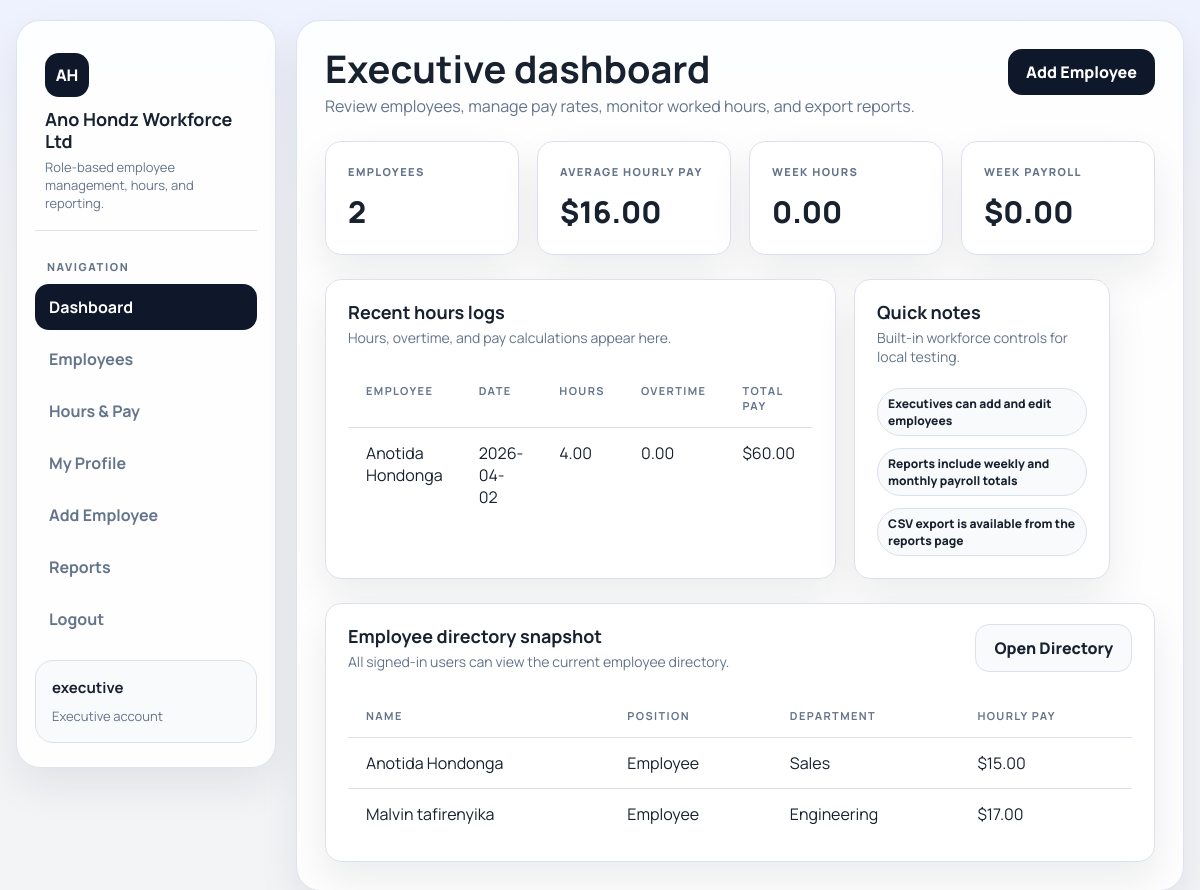
The app's page /dashboard (signed in) with its own data.
### tables this page shows
CREATE TABLE users (
            id INTEGER PRIMARY KEY AUTOINCREMENT,
            username TEXT NOT NULL UNIQUE,
            password_hash TEXT NOT NULL,
            role TEXT NOT NULL CHECK(role IN ('executive', 'employee')),
            employee_id INTEGER UNIQUE,
            created_at TEXT NOT NULL DEFAULT CURRENT_TIMESTAMP,
            FOREIGN KEY (employee_id) REFERENCES employees(id)
        );

CREATE TABLE hours_logs (
            id INTEGER PRIMARY KEY AUTOINCREMENT,
            employee_id INTEGER NOT NULL,
            work_date TEXT NOT NULL,
            hours_worked REAL NOT NULL CHECK(hours_worked >= 0),
            notes TEXT NOT NULL DEFAULT '',
            created_at TEXT NOT NULL DEFAULT CURRENT_TIMESTAMP,
            UNIQUE(employee_id, work_date),
            FOREIGN KEY (employee_id) REFERENCES employees(id)
        );

CREATE TABLE employees (
            id INTEGER PRIMARY KEY,
            first_name TEXT NOT NULL,
            last_name TEXT NOT NULL,
            salary REAL NOT NULL,
            email TEXT NOT NULL UNIQUE
        , dept_id INTEGER REFERENCES departments(dept_id), job_title TEXT, overtime_rate REAL NOT NULL DEFAULT 1.5, schedule TEXT NOT NULL DEFAULT 'Mon-Fri 9:00 AM - 5:00 PM', address TEXT NOT NULL DEFAULT '', phone TEXT NOT NULL DEFAULT '');

CREATE TABLE departments (
            dept_id INTEGER PRIMARY KEY,
            dept_name TEXT NOT NULL UNIQUE
        );

### ems_app/employees.py (the view, shortened to what this page needs)
@bp.route("/dashboard")
@login_required
def dashboard():
    db = get_db()
    employees = fetch_employees(limit=8)
    if g.user["role"] == "executive":
        week_start = date.today() - timedelta(days=date.today().weekday())
        week_logs = fetch_hours_logs()
        week_total_hours = sum(log["hours_worked"] for log in week_logs if log["work_date"] >= week_start.isoformat())
        week_total_pay = sum(log["total_pay"] for log in week_logs if log["work_date"] >= week_start.isoformat())
        stats = {
            "employee_count": db.execute("SELECT COUNT(*) AS count FROM employees").fetchone()["count"],
            "average_rate": db.execute("SELECT COALESCE(AVG(salary), 0) AS average_rate FROM employees").fetchone()["average_rate"],
            "week_total_hours": week_total_hours,
            "week_total_pay": week_total_pay,
        }
        recent_logs = fetch_hours_logs(limit=6)
        return render_template(
            "dashboard.html",
            active_page="dashboard",
            stats=stats,
            employees=employees,
            recent_logs=recent_logs,
            my_profile=None,
            my_summary=None,
        )

### ems_app/auth.py (called while the page is built)
def login_required(view):
    @wraps(view)
    def wrapped_view(*args, **kwargs):
        if g.user is None:
            return redirect(url_for("auth.login", next=request.full_path.rstrip("?")))
        return view(*args, **kwargs)
    return wrapped_view

@bp.before_app_request
def load_logged_in_user():
    user_id = session.get("user_id")
    if user_id is None:
        g.user = None
        return
    db = get_db()
    g.user = db.execute(
        """
        SELECT
            u.id,
            u.username,
            u.role,
            u.employee_id,
            e.first_name,
            e.last_name,
            e.email,
            e.job_title,
            e.salary,
            e.overtime_rate,
            e.schedule,
            e.address,
            e.phone,
            d.dept_name AS department_name
        FROM users u
        LEFT JOIN employees e ON e.id = u.employee_id
        LEFT JOIN departments d ON d.dept_id = e.dept_id
        WHERE u.id = ?
        """,
        (user_id,),
    ).fetchone()

### ems_app/db.py (called while the page is built)
def get_db():
    if "db" not in g:
        g.db = sqlite3.connect(current_app.config["DATABASE"])
        g.db.row_factory = sqlite3.Row
        g.db.execute("PRAGMA foreign_keys = ON")
    return g.db

### ems_app/employees.py (called while the page is built, shortened)
def calculate_pay(hours_worked, hourly_rate, overtime_rate):
    regular_hours = min(hours_worked, 8)
    overtime_hours = max(hours_worked - 8, 0)
    total_pay = (regular_hours * hourly_rate) + (overtime_hours * hourly_rate * overtime_rate)
    return regular_hours, overtime_hours, total_pay

def fetch_employees(search="", department_id=None, limit=None):
    db = get_db()
    query = """
        SELECT
            e.id,
            e.first_name,
            e.last_name,
            e.email,
            e.job_title,
            e.salary,
            e.overtime_rate,
            e.schedule,
            e.dept_id,
            d.dept_name AS department_name
        FROM employees e
        LEFT JOIN departments d ON d.dept_id = e.dept_id
        WHERE 1 = 1
    """
    params = []
    if department_id:
        query += " AND e.dept_id = ?"
        params.append(department_id)
    query += " ORDER BY e.last_name, e.first_name"
    if limit:
        query += " LIMIT ?"
        params.append(limit)
    return db.execute(query, params).fetchall()

### templates/dashboard.html (shortened to what this page needs)
{% extends "base.html" %}
{% block content %}
<div class="page-header">
  <div>
    <h2>{% if g.user['role'] == 'executive' %}Executive dashboard{% else %}Employee dashboard{% endif %}</h2>
    <p>
      {% if g.user['role'] == 'executive' %}
        Review employees, manage pay rates, monitor worked hours, and export reports.
      {% else %}
        Review your schedule, logged hours, pay totals, and the employee directory.
      {% endif %}
    </p>
  </div>
  {% if g.user['role'] == 'executive' %}
    <a href="{{ url_for('employees.add_employee') }}" class="btn btn-primary">Add Employee</a>
  {% else %}
    <a href="{{ url_for('employees.hours') }}" class="btn btn-primary">Log Hours</a>
  {% endif %}
</div>
{% if g.user['role'] == 'executive' %}
  <div class="grid stats-grid">
    <div class="card stat-card">
      <div class="stat-label">Employees</div>
      <div class="stat-value">{{ stats.employee_count }}</div>
    </div>
    <div class="card stat-card">
      <div class="stat-label">Average Hourly Pay</div>
      <div class="stat-value">{{ stats.average_rate|currency }}</div>
    </div>
    <div class="card stat-card">
      <div class="stat-label">Week Hours</div>
      <div class="stat-value">{{ stats.week_total_hours|hours }}</div>
    </div>
    <div class="card stat-card">
      <div class="stat-label">Week Payroll</div>
      <div class="stat-value">{{ stats.week_total_pay|currency }}</div>
    </div>
  </div>
{% endif %}
<div class="split">
  <section class="card">
    <div class="panel-head">
      <div>
        <h3>{% if g.user['role'] == 'executive' %}Recent hours logs{% else %}Your recent hours logs{% endif %}</h3>
        <p>Hours, overtime, and pay calculations appear here.</p>
      </div>
    </div>
    <div class="panel-body">
      {% if recent_logs %}
        <div class="table-wrap">
          <table>
            <thead>
              <tr>
                {% if g.user['role'] == 'executive' %}<th>Employee</th>{% endif %}
                <th>Date</th>
                <th>Hours</th>
                <th>Overtime</th>
                <th>Total Pay</th>
              </tr>
            </thead>
            <tbody>
              {% for log in recent_logs %}
                <tr>
                  {% if g.user['role'] == 'executive' %}
                    <td>{{ log.first_name }} {{ log.last_name }}</td>
                  {% endif %}
                  <td>{{ log.work_date }}</td>
                  <td>{{ log.hours_worked|hours }}</td>
                  <td>{{ log.overtime_hours|hours }}</td>
                  <td>{{ log.total_pay|currency }}</td>
                </tr>
              {% endfor %}
            </tbody>
          </table>
        </div>
      {% else %}
        <p class="empty">No hours logged yet.</p>
      {% endif %}
    </div>
  </section>
  <section class="card">
    <div class="panel-head">
      <div>
        <h3>{% if g.user['role'] == 'executive' %}Quick notes{% else %}My schedule{% endif %}</h3>
        <p>{% if g.user['role'] == 'executive' %}Built-in workforce controls for local testing.{% else %}Your assigned working schedule and profile snapshot.{% endif %}</p>
      </div>
    </div>
    <div class="panel-body">
      {% if g.user['role'] == 'executive' %}
        <div class="grid" style="gap:12px;">
          <span class="badge">Executives can add and edit employees</span>
          <span class="badge">Reports include weekly and monthly payroll totals</span>
          <span class="badge">CSV export is available from the reports page</span>
        </div>
      {% else %}
        <p class="empty">Your account is not linked to an employee profile yet.</p>
      {% endif %}
    </div>
  </section>
</div>
<section class="card">
  <div class="panel-head">
    <div>
      <h3>Employee directory snapshot</h3>
      <p>All signed-in users can view the current employee directory.</p>
    </div>
    <a href="{{ url_for('employees.employee_directory') }}" class="btn btn-secondary">Open Directory</a>
  </div>
  <div class="panel-body">
    {% if employees %}
      <div class="table-wrap">
        <table>
          <thead>
            <tr><th>Name</th><th>Position</th><th>Department</th><th>Hourly Pay</th></tr>
          </thead>
          <tbody>
            {% for employee in employees %}
              <tr>
                <td>{{ employee.first_name }} {{ employee.last_name }}</td>
                <td>{{ employee.job_title }}</td>
                <td>{{ employee.department_name or 'Unassigned' }}</td>
                <td>{{ employee.salary|currency }}</td>
              </tr>
            {% endfor %}
          </tbody>
        </table>
      </div>
    {% else %}
      <p class="empty">No employees have been added yet.</p>
    {% endif %}
  </div>
</section>
{% endblock %}

### templates/base.html (shortened to what this page needs)
<!DOCTYPE html>
<html lang="en">
<head>
</head>
<body>
  <div class="shell">
    <aside>
      <div class="brand">
        <div class="brand-mark">AH</div>
        <h1>Ano Hondz Workforce Ltd</h1>
        <p>Role-based employee management, hours, and reporting.</p>
      </div>
      <div class="nav-label">Navigation</div>
      <nav>
        {% if g.user %}
          <a href="{{ url_for('employees.dashboard') }}" class="nav-link{% if active_page == 'dashboard' %} active{% endif %}">Dashboard</a>
          <a href="{{ url_for('employees.employee_directory') }}" class="nav-link{% if active_page == 'employees' %} active{% endif %}">Employees</a>
          <a href="{{ url_for('employees.hours') }}" class="nav-link{% if active_page == 'hours' %} active{% endif %}">Hours & Pay</a>
          <a href="{{ url_for('employees.profile') }}" class="nav-link{% if active_page == 'profile' %} active{% endif %}">My Profile</a>
          {% if g.user['role'] == 'executive' %}
            <a href="{{ url_for('employees.add_employee') }}" class="nav-link{% if active_page == 'add-employee' %} active{% endif %}">Add Employee</a>
            <a href="{{ url_for('reports.index') }}" class="nav-link{% if active_page == 'reports' %} active{% endif %}">Reports</a>
          {% endif %}
          <a href="{{ url_for('auth.logout') }}" class="nav-link">Logout</a>
        {% endif %}
      </nav>
      {% if g.user %}
        <div class="user-card">
          <strong>{{ g.user['username'] }}</strong>
          <span>{{ g.user['role'].title() }} account</span>
        </div>
      {% endif %}
    </aside>
    <main>
      {% block content %}{% endblock %}
    </main>
  </div>
</body>
</html>

### templates/base.html (style rules this page uses)
* { box-sizing: border-box; margin: 0; padding: 0; }
:root { --bg: #f3f4f6; --panel: #ffffff; --surface: #f8fafc; --border: #dbe1ea; --text: #18212f; --muted: #64748b; --accent: #0f172a; --accent-soft: #e2e8f0; --success: #0f9d58; --danger: #d93025; --radius: 16px; --shadow: 0 18px 40px rgba(15, 23, 42, 0.08); }
body { background: linear-gradient(180deg, #eef2ff 0%, var(--bg) 30%); color: var(--text); font-family: "Manrope", "Segoe UI", sans-serif; min-height: 100vh; }
.shell { width: min(1240px, calc(100% - 32px)); margin: 20px auto; display: grid; grid-template-columns: 260px 1fr; gap: 20px; }
aside, main { background: rgba(255,255,255,0.88); backdrop-filter: blur(10px); border: 1px solid rgba(219, 225, 234, 0.9); border-radius: 24px; box-shadow: var(--shadow); }
aside { padding: 24px 18px; position: sticky; top: 20px; height: fit-content; }
main { padding: 28px; display: flex; flex-direction: column; gap: 24px; }
.brand { padding: 8px 10px 18px; border-bottom: 1px solid var(--border); margin-bottom: 18px; }
.brand-mark { width: 44px; height: 44px; border-radius: 14px; background: var(--accent); color: #fff; display: grid; place-items: center; font-weight: 800; margin-bottom: 12px; }
.brand h1 { font-size: 18px; line-height: 1.2; }
.brand p { font-size: 13px; color: var(--muted); margin-top: 6px; }
.nav-label { font-size: 11px; font-weight: 800; letter-spacing: 1.6px; color: var(--muted); text-transform: uppercase; padding: 10px 12px; }
nav { display: flex; flex-direction: column; gap: 6px; }
.nav-link { text-decoration: none; color: var(--muted); padding: 12px 14px; border-radius: 14px; font-weight: 700; transition: all .18s ease; }
.nav-link:hover, .nav-link.active { background: var(--accent); color: #fff; }
.user-card { margin-top: 18px; padding: 16px; border-radius: 18px; background: var(--surface); border: 1px solid var(--border); }
.user-card strong { display: block; font-size: 15px; margin-bottom: 6px; }
.user-card span { color: var(--muted); font-size: 13px; }
.page-header { display: flex; align-items: flex-start; justify-content: space-between; gap: 16px; flex-wrap: wrap; }
.page-header h2 { font-size: clamp(28px, 4vw, 38px); line-height: 1; }
.page-header p { margin-top: 8px; color: var(--muted); max-width: 720px; }
.grid { display: grid; gap: 18px; }
.stats-grid { grid-template-columns: repeat(4, minmax(0, 1fr)); }
.card { background: var(--panel); border: 1px solid var(--border); border-radius: var(--radius); box-shadow: var(--shadow); }
.stat-card { padding: 22px; }
.stat-label { font-size: 11px; letter-spacing: 1.4px; text-transform: uppercase; color: var(--muted); font-weight: 800; margin-bottom: 12px; }
.stat-value { font-size: 30px; font-weight: 800; }
.panel-head { padding: 20px 22px 0; display: flex; align-items: flex-start; justify-content: space-between; gap: 16px; flex-wrap: wrap; }
.panel-head h3 { font-size: 18px; }
.panel-head p { color: var(--muted); margin-top: 4px; font-size: 14px; }
.panel-body { padding: 22px; }
.btn { display: inline-flex; align-items: center; justify-content: center; gap: 8px; border: none; border-radius: 14px; padding: 12px 18px; font-weight: 800; text-decoration: none; cursor: pointer; transition: transform .18s ease, box-shadow .18s ease; }
.btn-primary { background: var(--accent); color: #fff; }
.btn-secondary { background: var(--surface); color: var(--text); border: 1px solid var(--border); }
.table-wrap { overflow-x: auto; }
table { width: 100%; border-collapse: collapse; }
th, td { padding: 14px 18px; text-align: left; border-bottom: 1px solid var(--border); vertical-align: top; }
th { font-size: 11px; color: var(--muted); text-transform: uppercase; letter-spacing: 1.4px; }
tr:last-child td { border-bottom: none; }
.badge { display: inline-flex; align-items: center; border-radius: 999px; padding: 6px 10px; font-size: 12px; font-weight: 800; background: var(--surface); color: var(--text); border: 1px solid var(--border); }
.split { display: grid; grid-template-columns: 1.35fr .85fr; gap: 18px; }

### records on screen
users: user.username "executive", user.role "Executive"
hours_logs: first_name "Anotida", last_name "Hondonga", work_date "2026-04-02", hours_worked|hours "4.00", overtime_hours|hours "0.00", total_pay "$60.00"
employees: first_name "Anotida", last_name "Hondonga", job_title "Employee", dept_name "Sales", salary "$15.00"
employees: first_name "Malvin", last_name "tafirenyika", job_title "Employee", dept_name "Engineering", salary "$17.00"

### other values on screen
{{ stats.employee_count }} "2"
{{ stats.average_rate|currency }} "$16.00"
{{ stats.week_total_hours|hours }} "0.00"
{{ stats.week_total_pay|currency }} "$0.00"
